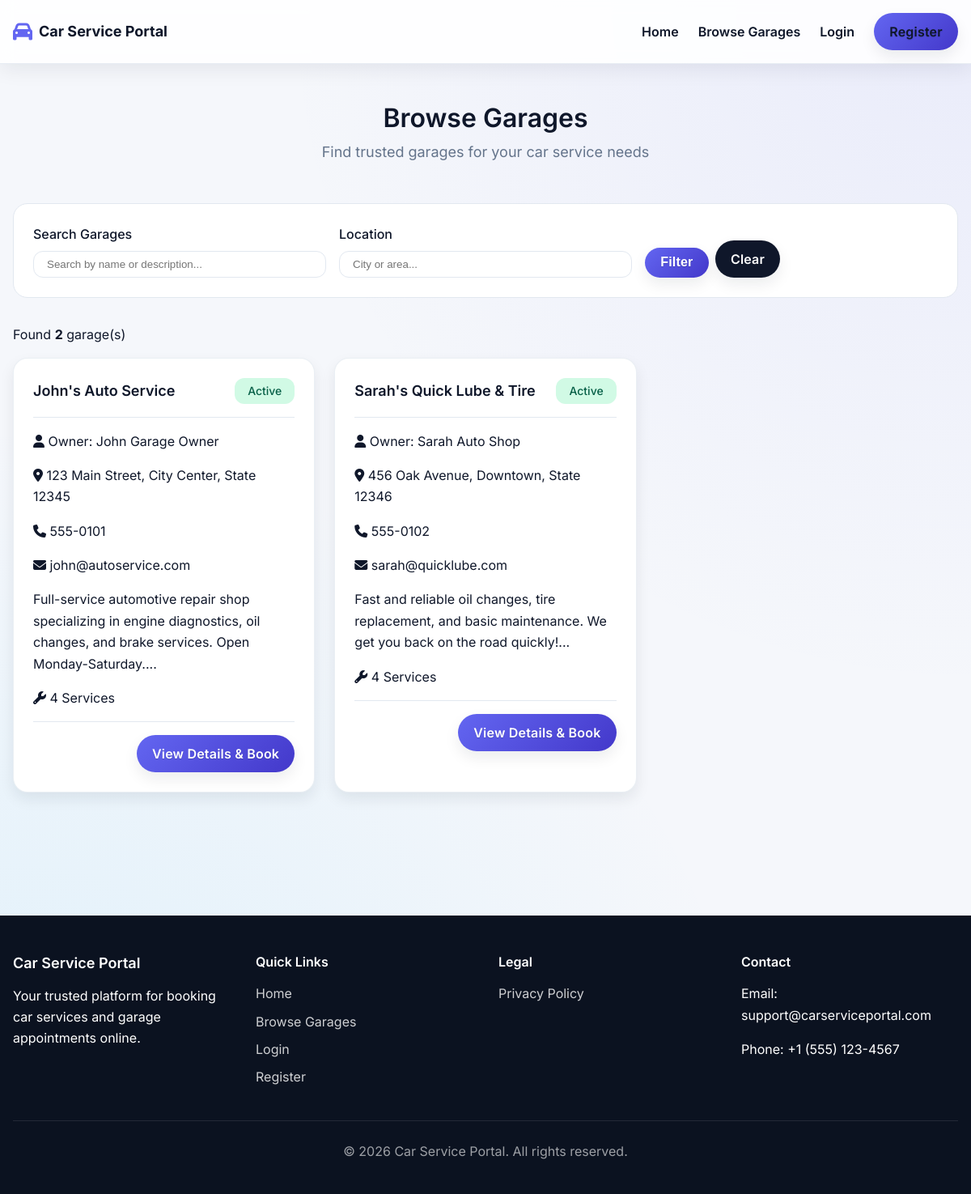
The page /garages.php on the database its author committed.
### tables this page shows
CREATE TABLE IF NOT EXISTS garages (
    id INT AUTO_INCREMENT PRIMARY KEY,
    owner_user_id INT NOT NULL,
    name VARCHAR(200) NOT NULL,
    address TEXT NOT NULL,
    phone VARCHAR(20) NOT NULL,
    email VARCHAR(100),
    description TEXT,
    status ENUM('active', 'inactive') NOT NULL DEFAULT 'active',
    created_at TIMESTAMP DEFAULT CURRENT_TIMESTAMP,
    updated_at TIMESTAMP DEFAULT CURRENT_TIMESTAMP ON UPDATE CURRENT_TIMESTAMP,
    FOREIGN KEY (owner_user_id) REFERENCES users(id) ON DELETE CASCADE,
    INDEX idx_owner (owner_user_id),
    INDEX idx_status (status)
);

CREATE TABLE IF NOT EXISTS users (
    id INT AUTO_INCREMENT PRIMARY KEY,
    name VARCHAR(100) NOT NULL,
    email VARCHAR(100) NOT NULL UNIQUE,
    password_hash VARCHAR(255) NOT NULL,
    role ENUM('customer', 'garage_owner', 'admin') NOT NULL DEFAULT 'customer',
    status ENUM('active', 'inactive') NOT NULL DEFAULT 'active',
    created_at TIMESTAMP DEFAULT CURRENT_TIMESTAMP,
    updated_at TIMESTAMP DEFAULT CURRENT_TIMESTAMP ON UPDATE CURRENT_TIMESTAMP,
    INDEX idx_email (email),
    INDEX idx_role (role)
);

### public/garages.php (the view, shortened to what this page needs)
<?php
$pdo = getDBConnection();
$search = $_GET['search'] ?? '';
$location = $_GET['location'] ?? '';
$query = "SELECT g.*, u.name as owner_name,
          (SELECT COUNT(*) FROM services s WHERE s.garage_id = g.id AND s.status = 'active') as service_count
          FROM garages g
          JOIN users u ON g.owner_user_id = u.id
          WHERE g.status = 'active'";
$params = [];
$query .= " ORDER BY g.name ASC";
$stmt = $pdo->prepare($query);
$stmt->execute($params);
$garages = $stmt->fetchAll();
include __DIR__ . '/../includes/header.php';
?>
<main class="main-content py-12">
    <div class="container max-w-6xl mx-auto px-4">
        <div class="page-header text-center">
            <h1 class="page-title text-3xl font-semibold text-slate-900">Browse Garages</h1>
            <p class="page-subtitle text-sm text-slate-500">Find trusted garages for your car service needs</p>
        </div>
        <div class="filters-section rounded-2xl border border-slate-200 bg-white p-6 shadow-sm">
            <form method="GET" action="" class="filters-form grid gap-4 md:grid-cols-3">
                <div class="filter-group">
                    <label for="search" class="text-sm font-medium text-slate-700">Search Garages</label>
                    <input
                        type="text"
                        id="search"
                        name="search"
                        placeholder="Search by name or description..."
                        value="<?php echo htmlspecialchars($search); ?>"
                        class="mt-2 w-full rounded-xl border border-slate-200 px-4 py-2 text-sm focus:border-blue-500 focus:outline-none focus:ring-2 focus:ring-blue-200"
                    >
                </div>
                <div class="filter-group">
                    <label for="location" class="text-sm font-medium text-slate-700">Location</label>
                    <input
                        type="text"
                        id="location"
                        name="location"
                        placeholder="City or area..."
                        value="<?php echo htmlspecialchars($location); ?>"
                        class="mt-2 w-full rounded-xl border border-slate-200 px-4 py-2 text-sm focus:border-blue-500 focus:outline-none focus:ring-2 focus:ring-blue-200"
                    >
                </div>
                <div class="filter-actions flex items-end gap-3">
                    <button type="submit" class="btn btn-primary rounded-xl bg-blue-600 px-4 py-2 text-white hover:bg-blue-700">Filter</button>
                    <a href="/garages.php" class="btn btn-secondary rounded-xl bg-slate-900 px-4 py-2 text-white hover:bg-slate-800">Clear</a>
                </div>
            </form>
        </div>
        <div class="results-section">
            <?php if (empty($garages)): ?>
                <div class="empty-state">
                    <i class="fas fa-search"></i>
                    <p>No garages found matching your criteria.</p>
                    <a href="/garages.php" class="btn btn-primary">View All Garages</a>
                </div>
            <?php else: ?>
                <div class="results-count text-sm text-slate-500">
                    <p>Found <strong><?php echo count($garages); ?></strong> garage(s)</p>
                </div>
                <div class="garages-grid mt-6 grid gap-6 md:grid-cols-2 lg:grid-cols-3">
                    <?php foreach ($garages as $garage): ?>
                        <div class="garage-card rounded-2xl border border-slate-200 bg-white p-6 shadow-sm">
                            <div class="garage-header flex items-center justify-between border-b border-slate-100 pb-3">
                                <h3 class="text-lg font-semibold text-slate-900"><?php echo htmlspecialchars($garage['name']); ?></h3>
                                <span class="garage-status status-active text-xs">Active</span>
                            </div>
                            <div class="garage-body text-sm text-slate-600">
                                <p class="garage-owner flex items-center gap-2">
                                    <i class="fas fa-user text-blue-600"></i>
                                    Owner: <?php echo htmlspecialchars($garage['owner_name']); ?>
                                </p>
                                <p class="garage-address flex items-center gap-2">
                                    <i class="fas fa-map-marker-alt text-blue-600"></i>
                                    <?php echo htmlspecialchars($garage['address']); ?>
                                </p>
                                <p class="garage-phone flex items-center gap-2">
                                    <i class="fas fa-phone text-blue-600"></i>
                                    <?php echo htmlspecialchars($garage['phone']); ?>
                                </p>
                                <?php if ($garage['email']): ?>
                                    <p class="garage-email flex items-center gap-2">
                                        <i class="fas fa-envelope text-blue-600"></i>
                                        <?php echo htmlspecialchars($garage['email']); ?>
                                    </p>
                                <?php endif; ?>
                                <?php if ($garage['description']): ?>
                                    <p class="garage-description mt-3 text-sm text-slate-600"><?php echo htmlspecialchars(substr($garage['description'], 0, 150)); ?>...</p>
                                <?php endif; ?>
                                <div class="garage-stats mt-4 flex items-center gap-2 text-xs text-slate-500">
                                    <span class="stat-item flex items-center gap-2 rounded-full bg-slate-100 px-3 py-1">
                                        <i class="fas fa-wrench text-blue-600"></i>
                                        <?php echo $garage['service_count']; ?> Services
                                    </span>
                                </div>
                            </div>
                            <div class="garage-footer mt-4 flex justify-end">
                                <a href="/garage_detail.php?id=<?php echo $garage['id']; ?>" class="btn btn-primary rounded-xl bg-blue-600 px-4 py-2 text-white hover:bg-blue-700">View Details & Book</a>
                            </div>
                        </div>
                    <?php endforeach; ?>
                </div>
            <?php endif; ?>
        </div>
    </div>
</main>
<?php include __DIR__ . '/../includes/footer.php'; ?>

### rows shown on the page
garages: name "John's Auto Service", owner_user.name "John Garage Owner", address "123 Main Street, City Center, State 12345", phone "555-0101", email "john@autoservice.com", description "Full-service automotive repair shop specializing in engine diagnostics, oil changes, and brake services. Open Monday-Saturday.", service_count "4"
garages: name "Sarah's Quick Lube & Tire", owner_user.name "Sarah Auto Shop", address "456 Oak Avenue, Downtown, State 12346", phone "555-0102", email "sarah@quicklube.com", description "Fast and reliable oil changes, tire replacement, and basic maintenance. We get you back on the road quickly!", service_count "4"

### other values the page prints
count($garages) "2"
